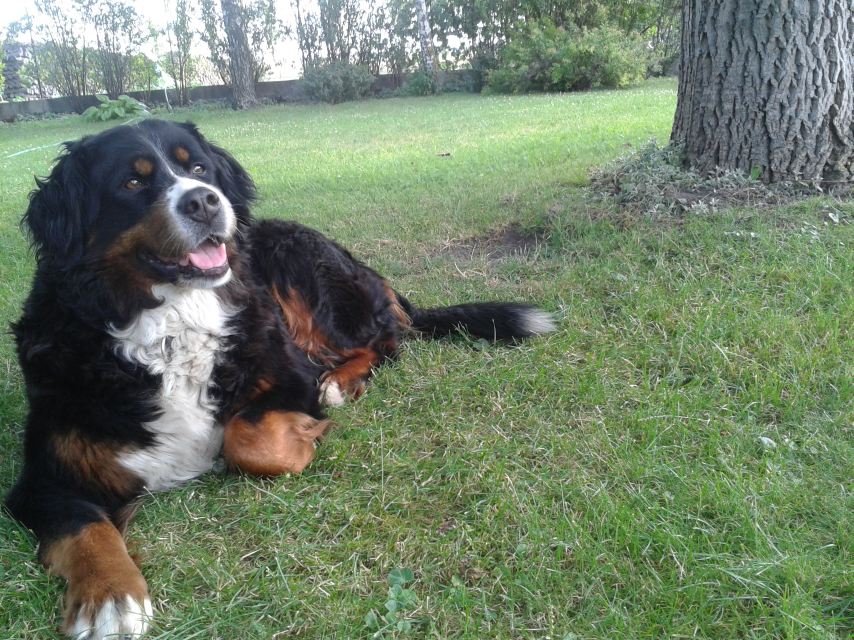
#> input picture training_images/photos/Dog.png, 2560 x 1920 px (shown at 1/3 size)
$ python e03_analyze_images.py   (older library calls are emulated)
#> lines starting #> are read from the running program, lines starting #| are printed output that depends on the picture; after the words box and inside, x2 and y2 are one past the last pixel; in counts of white or black regions, pixels touching at a corner belong together
### imageCleaner.py
""" Methods for Loading and Processing Images

"""
import os.path
import cv2
import numpy as np

WINDOW_WIDTH = 1300     # taken from pFlowGRID/main.py
WINDOW_HEIGHT = 610     # taken from pFlowGRID/main.py
MIN_GRAY_VALUE = 0
MAX_GRAY_VALUE = 255


##########
# CHECKS #
##########

# [84 lines left out: functions __check_rgb_values, __check_threshold, __check_height, __check_width, not called in this run]


##########
# OTHERS #
##########

def load_image(image_path):
    """Loads an image.

    :param image_path: str
    :return: rgb-image

    """
    if not image_path.lower().endswith('.png'):
        raise FileExistsError("Data type of the image must be a .png. Current image_path ist:{}".format(image_path))
    if type(image_path) == int:
        raise TypeError("Image path must be a str! Current image_path is:{}".format(image_path))
    if not os.path.exists(image_path):
        raise FileNotFoundError("File was not found. The searched image_path is: {}".format(image_path))
    image = cv2.imread(filename=image_path)
    image = cv2.cvtColor(image, cv2.COLOR_BGR2RGB)
    if image is None:
        raise AttributeError("Image-file can't be found. The affected image-path is:{}".format(image_path))
    return image


# [93 lines left out: functions show_image, resize_image, resize_image_without_distortion, snip_image, rotate_image, not called in this run]


####################
# POINT OPERATIONS #
####################
"""
Homogeneous point operations are independent of pixel coordinate.
Non-homogeneous point operations depend on pixel coordinate.
"""


# [139 lines left out: functions transform_file_into_grayscale_image, transform_colored_into_grayscale_image, apply_simple_threshold, apply_adaptive_threshold, invert_image, change_color_in_area and 1 more, not called in this run]


###########
# FILTERS #
###########
"""
A filter smooths the image by adding a blur to it.
One reason for using a filter is if the image contains a lot of noise because
applying the filter reduces the noises in the image.
Filters are also used to find edges.

The parameter ksize is an abbreviation for kernel size which is often used in the blurring methods.
The kernel size specifies how many pixel-rows and pixel-columns the kernel is large.
A kernel is a small matrix which is drawn over the image step by step.
The hot spot is the middle pixel of the kernel.
"""


# [131 lines left out: functions apply_gaussian_blur, apply_average_blur, apply_median_blur, apply_bilateral_blur, apply_edge_preserving_filter, apply_laplacian and 2 more, not called in this run]


#############
# DETECTORS #
#############
""" A detector has the task of finding characteristic features or distinctive points in an image.
Predefined methods or sets of commands are used for this purpose.

"""


# [38 lines left out: functions apply_canny_detector, apply_harris_detector, not called in this run]

### experiments/imageAnalyzer.py
""" Methods for Analyzing Images

"""
import math
import cv2
from matplotlib import pyplot as plt
import numpy as np

MIN_GRAY_VALUE = 0
MAX_GRAY_VALUE = 255


def check_gray(image):
    """ Checks if the image is grayscale.

    :param image: image
    :return: bool; If it is True, then the image is grayscale.
    """
    return 2 == len(image.shape)


def show_image(image, window_name='Image', title=None, show_now=True, contrast_auto=False, plot_axis=False):
    """ Displays an image.

    :param title: str; Headline of the Image
    :param image: image
    :param contrast_auto: bool; If it is True then the contrast is maximized.
    :param window_name: str; name of the window
    :param show_now: bool; If it is True, then the image is shown.
    :param plot_axis: bool;  If it is True, then the axis are shown.
    :return: None
    """
    plt.figure(window_name)
    if title is not None:
        plt.title(title)
    if plot_axis:
        plt.xlabel('Number of Pixels')
        plt.ylabel('Bins')
    plt.axis(plot_axis)
    if check_gray(image):
        if contrast_auto:
            plt.imshow(X=image, cmap="gray")
        else:
            plt.imshow(X=image, cmap="gray", vmin=0, vmax=255)
    else:
        plt.imshow(X=image)
    if show_now:
        plt.show()


# [26 lines left out: function show_images, not called in this run]


def plot_histogram(image, mask=None, show_hist=True):
    """ Displays grayscale or rgb histogram depending on the image.

    :param image: image
    :param show_hist: bool; True: firstly calculates histogram and secondly shows histogram(s).
                            False: Only calculates histogram
    :param mask: mask; The mask helps to find out which intensity values are in the selected area
    :return: None
    """
    if check_gray(image):
        __plot_grayscale_histogram(image, mask)
    else:
        __plot_rgb_histogram(image, mask)
    if show_hist:
        plt.show()


# [14 lines left out: function __plot_grayscale_histogram, not called in this run]


def __plot_rgb_histogram(image, mask=None):
    """ Displays the red, green, blue parts of the intensity values in an image.

    :param image: image
    :param mask: mask; The mask helps to find out which intensity values are in the selected area
    :return: None
    """
    plt.figure('RGB Histogram')  # create new window for histogram
    plt.title('RGB Histogram')
    plt.xlabel('Bins')
    plt.ylabel('Number of Pixels')

    colors = ('r', 'g', 'b')
    for channels, color in enumerate(colors):
        hist = cv2.calcHist(images=[image], channels=[channels], mask=mask, histSize=[MAX_GRAY_VALUE], ranges=[MIN_GRAY_VALUE, MAX_GRAY_VALUE])
        plt.plot(hist, color=color)

    plt.xlim([MIN_GRAY_VALUE, MAX_GRAY_VALUE])


def create_round_mask(image, center=None, radius=100):
    """ Creates a focus-circle in the middle of the image.

    Usage: The mask helps to find out which intensity values are in the circled area.
    :param image: image
    :param center: tuple of int ( x-coordinate, y-coordinate) for mask
                    if it is None then the masked is placed in the middle of the image.
    :param radius: int; radius for mask
    :return: mask; The mask helps to find out which intensity values are in the selected area
    """
    if center is None:
        center = (image.shape[1] // 2, image.shape[0] // 2)

    blank = np.zeros(image.shape[:2], dtype='uint8')
    circle = cv2.circle(img=blank, center=center, radius=radius,
                        color=255, thickness=-1)
    if check_gray(image):
        plt.imshow(cv2.bitwise_and(src1=image, src2=image, mask=circle), cmap="gray")
    else:
        plt.imshow(cv2.bitwise_and(src1=image, src2=image, mask=circle))
    return circle

### experiments/e03_analyze_images.py
""" Experiment 3: Build methods for analyzing the images.

"""
import imageCleaner
from experiments import imageAnalyzer
import os

os.chdir('../training_images/')


def analyze_images(folder=None):
    """ Shows image and associated plot.

    :param folder: folder_path
    :return: None
    """
    try:
        if folder is not None:
            os.chdir(folder)
    except FileNotFoundError:
        os.chdir("../" + folder)

    for file_name in os.listdir(os.getcwd()):
        if file_name.lower().endswith('.png'):
            image = imageCleaner.load_image(file_name)
            # image = imageCleaner.transform_colored_into_grayscale_image(file_name)
            imageAnalyzer.plot_histogram(image, show_hist=False)
            imageAnalyzer.show_image(image=image, plot_axis=False, window_name=file_name)
            if file_name == "Dog.png" and folder == "photos":
                mask = imageAnalyzer.create_round_mask(image=image, center=(500, 700), radius=350)  # Dog-face
                imageAnalyzer.plot_histogram(image, mask)


analyze_images("photos")
#> in load_image, image is the input picture: shape (1920, 2560, 3); mean B, G, R 104.8, 127.7, 112.6
#> in show_image, `plt.show()`:
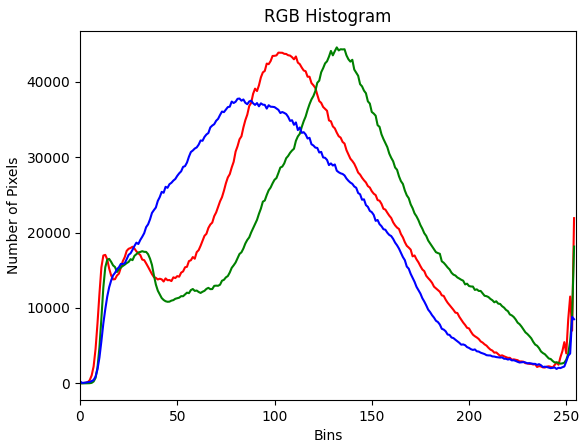
#> figure drawn by matplotlib, 1 panel; curve peaks at x = 102, y = 43849; curve peaks at x = 132, y = 44545; curve peaks at x = 82, y = 37763
#> in create_round_mask, `circle = cv2.circle(img=blank, center=center, radius=radius, color=255..`:
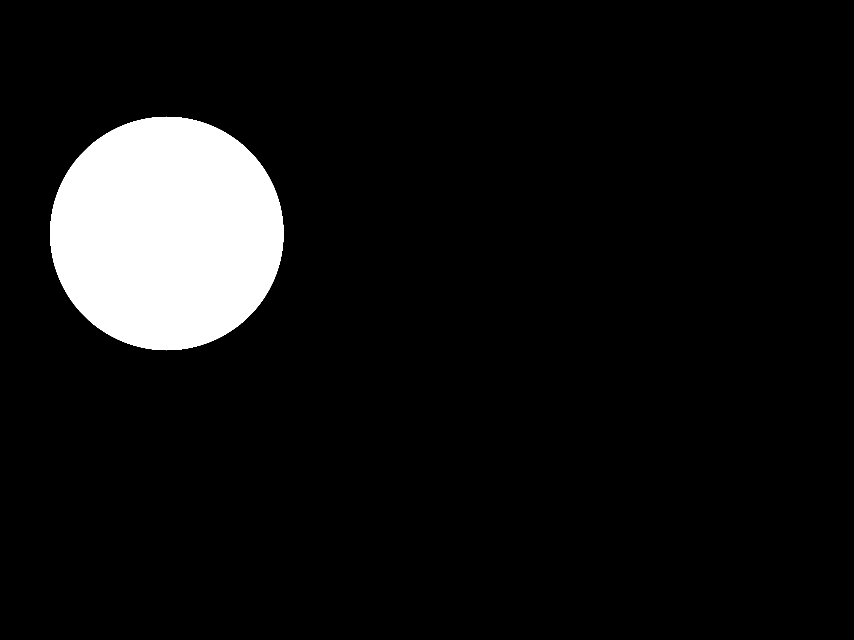
#> blank: shape (1920, 2560) (shown at 1/3 size); 7.8% white; 1 white region, box (x1, y1, x2, y2) and area: (150, 350, 851, 1051) 384765
#> call 2 of plot_histogram, with show_hist = True
#> in plot_histogram (call 2), `plt.show()`:
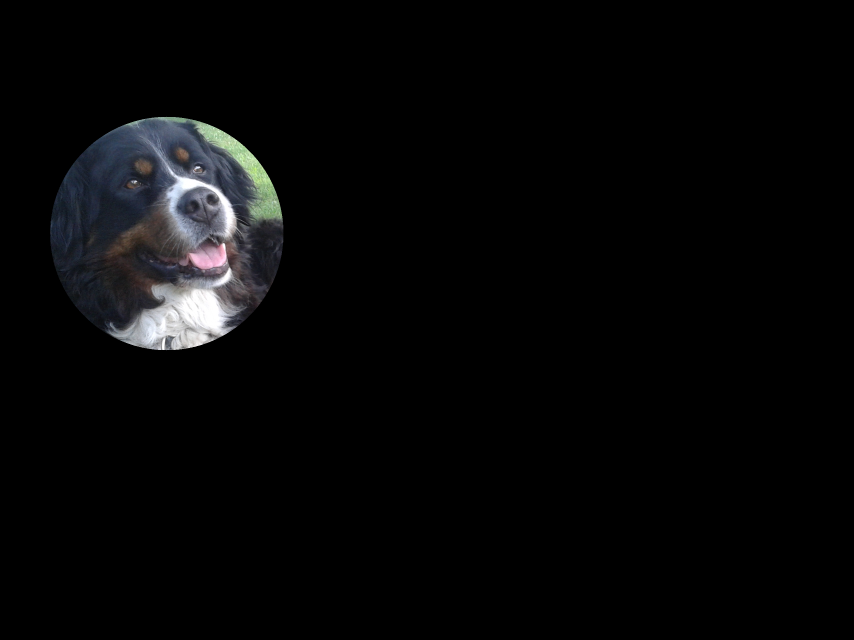
#> shown: shape (1920, 2560, 3) (shown at 1/3 size); mean R, G, B 6.8, 7, 7.5
#> in plot_histogram (call 2), `plt.show()`:
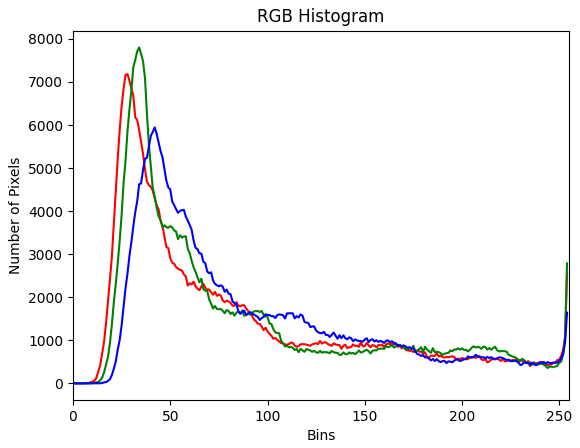
#> figure drawn by matplotlib, 1 panel; curve peaks at x = 28, y = 7182; curve peaks at x = 34, y = 7803; curve peaks at x = 42, y = 5945
analyze_images("floor_plan")
#> call 2 of load_image, with image_path = '001.PNG'
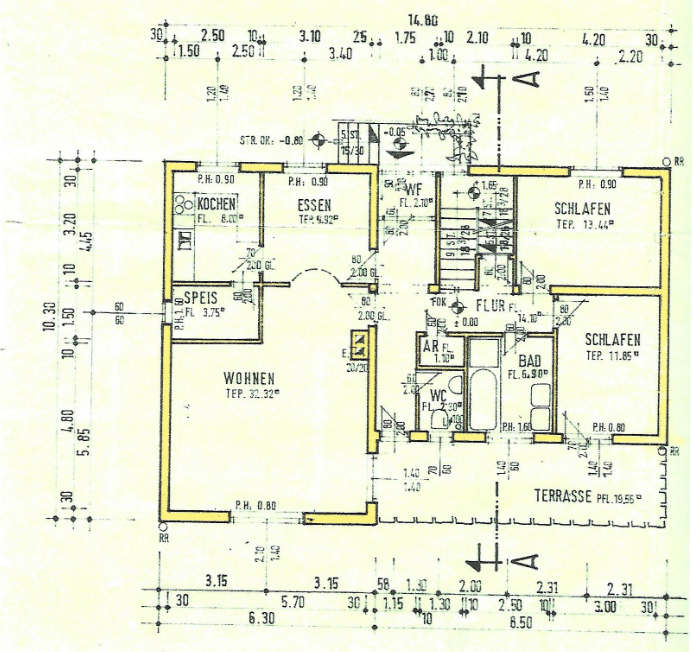
#> input picture training_images/floor_plan/001.PNG, 693 x 652 px
#> in load_image, image is the input picture: shape (652, 693, 3); mean B, G, R 217.8, 238.3, 235.2
#> call 2 of show_image, with window_name = '001.PNG', show_now = True, contrast_auto = False, plot_axis = False
#> in show_image (call 2), `plt.show()`:
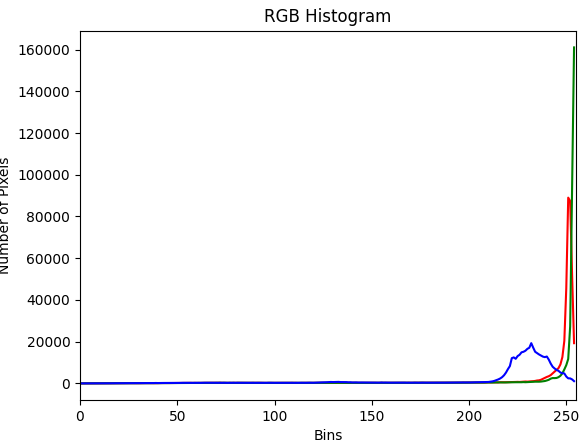
#> figure drawn by matplotlib, 1 panel; curve peaks at x = 251, y = 89024; curve peaks at x = 254, y = 161023; curve peaks at x = 232, y = 19289
